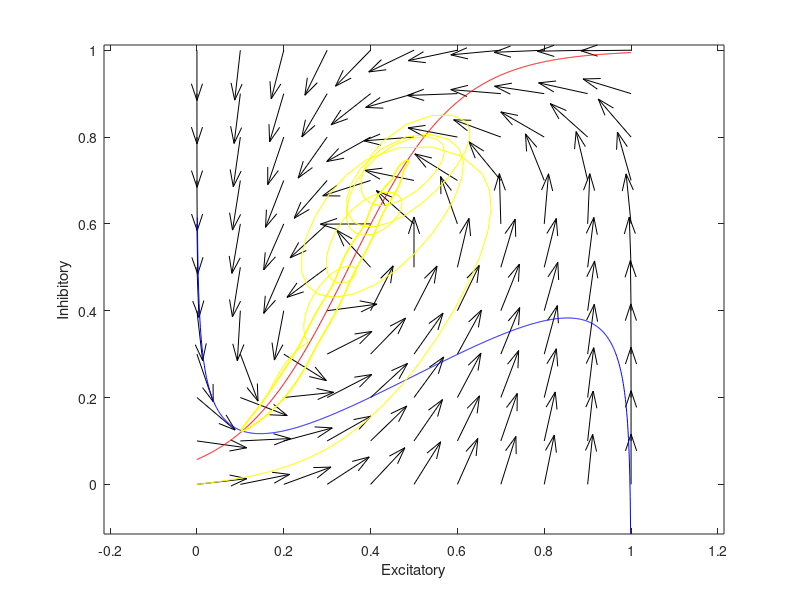
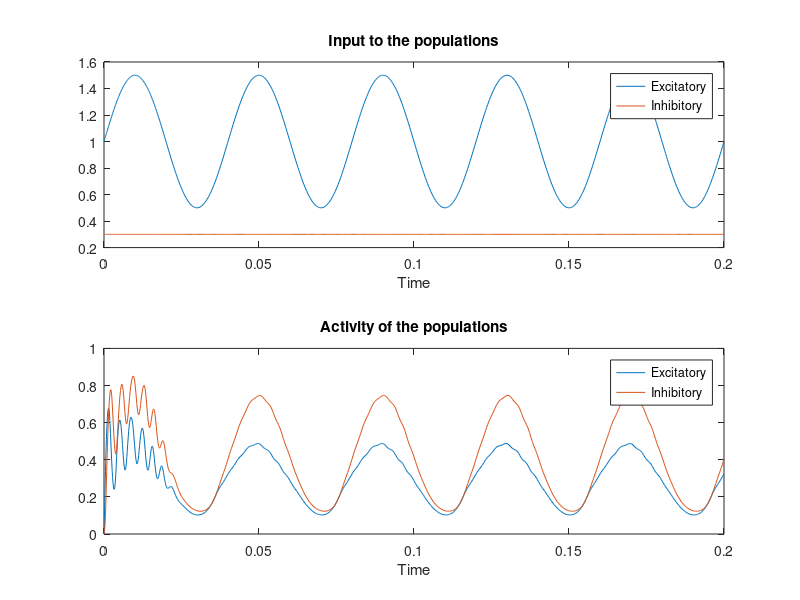

Here is the MATLAB script that generated these plots, in order:
function simulate_nonlinear (input_E, input_I)

% function simulates a circuit composed from excitatory and inhibitory
% populations without delay but with self-excitatory feedback
% potentialy receiving slow excitatory inputs
% Optional inputs:
%  input_E - flag indicating if excitatory population gets slow input
%            (default 1)
%  input_I - flag indicating if inhibitory population gets slow input
%            (default 0)

if nargin < 1
    input_E = 0.05;
end
if nargin < 2
    input_I = 0;
end
%% constants
DT = 0.01;      %integration step
MAXT = 0.2;     %duration of simulation
wI2E = 2;       %weight of connections from inhibitory to excitatory
wE2I = 2;       %weight of connections from excitatory to inhibitory
wE2E = 2;%3;       %weight of connection from excitatory to excitatory; 2 is the value used by Angela, but 3 necessary for PAC
InputE = 0.5;    %constant input to excitatory population; value of around 0.5 required for bringing into linear range
InputI = 0.3;
%freq = 0.020;      %frequency of slow oscillations
freq = 25;
%% simulation
% initial condition
E(1) = InputE;
I(1) = InputI;

%{
for index = 1:MAXT/DT-1
    %integration of excitatory population
    Total_input_E(index) = InputE;
    if input_E
        Total_input_E(index) = Total_input_E(index) ;%+ (sin(index*DT*2*pi*freq)+1)/4;
    end    
    
    % Euler's method for integration
    E(index+1) = E(index) + DT * (sigmoid(Total_input_E(index) + wE2E*E(index) - wI2E*I(index)) - E(index));
    if E(index+1) < 0
        E(index+1) = 0;
    end
    
    %integration of inhibitory population
    Total_input_I(index) = InputI;
    if input_I
        Total_input_I(index) = Total_input_I(index) + (sin(index*DT*2*pi*freq)+1)/4;
    end    
    
    % Euler's method for integration
    I(index+1) = I(index) + DT * (sigmoid(Total_input_I(index) + wE2I*E(index)) - I(index));
    if I(index+1) < 0
        I(index+1) = 0;
    end
end
%}
%% phase portrait

% y(1) = E;
% y(2) = I;
c_e = 0.5;
c_i = 0;
i_e = @(t) InputE + c_e*(sin(t*2*pi*freq)+1);
i_i = @(t) InputI + c_i*(sin(t*2*pi*freq)+1)/4;

step = 0.1;
f = @(t,y)[-y(1)+sigmoid(i_e(t) + (wE2E*(y(1))) - (wI2E*(y(2))));-y(2)+sigmoid(i_i(t) + wE2I*y(1))]./(0.0032/4);

[xx yy] = meshgrid(0:step:1,0:step:1);

u = zeros(size(xx));
v = zeros(size(xx));

% we can use a single loop over each element to compute the derivatives at
% each point (y1, y2)
t=0; % we want the derivatives at each point at t=0, i.e. the starting time
for i = 1:numel(xx)
    Yprime = f(t,[xx(i); yy(i)]);
    Yprime = Yprime./norm(Yprime);
    u(i) = Yprime(1); % E
    v(i) = Yprime(2); % I
end

% nullcline functions - determine I as a function of E
Ev = 0:step/100:1;
Iv = 0:step/100:1;
Enull =  (E(1) + wE2E.*Ev - 1 + (0.25*log((-Ev+1)./Ev)))/wI2E;
Inull = 1./(1 + exp(-4*I(1) - 4*wE2I.*Ev +4));

% integrate using ode45 for a fixed time window
[time, ei]  = ode45(f,[0 MAXT],[0 0]);
figure;quiver(xx,yy,u,v,'k');hold on;
plot(Ev,Inull,'r-');hold on
plot(Ev,Enull,'b-');hold on
plot(ei(:,1),ei(:,2),'y');
xlabel('Excitatory')
ylabel('Inhibitory')
axis tight equal;


figure;
subplot(2,1,1)
plot(time,[i_e(time),i_i(time)]);
title ('Input to the populations');
xlabel ('Time');
legend ('Excitatory', 'Inhibitory');

subplot(2,1,2);
plot(time,ei);
title ('Activity of the populations');
xlabel ('Time');
legend ('Excitatory', 'Inhibitory');


%% sigmoid function and its derivative

y = sigmoid(0:0.1:3);
ydiff = 4.*y.*(1-y);
%figure;plot(0:0.1:3,y);hold on;plot(0:0.1:3,ydiff,'r');

%{
%% visualization
figure;
subplot(2,1,1)
plot (DT:DT:MAXT-DT, Total_input_E);
hold on
plot (DT:DT:MAXT-DT, Total_input_I, 'r');
title ('Inputs to the populations');
xlabel ('Time');
legend ('Excitatory', 'Inhibitory');

subplot(2,1,2);
plot (DT:DT:MAXT,E);
hold on
plot (DT:DT:MAXT,I, 'r');
title ('Activity of the populations');
xlabel ('Time');
legend ('Excitatory', 'Inhibitory');
%}
end

%% sigmoid function
function y = sigmoid (x)
y = 1./(1+exp(-4*(x-1)));
end

